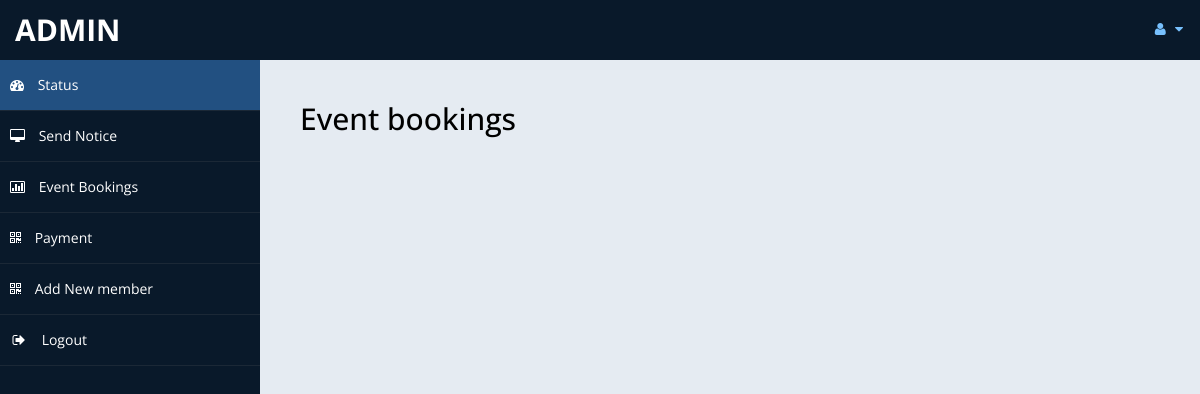
Page /admin/showEvents.php (signed in) on the earlier database version.
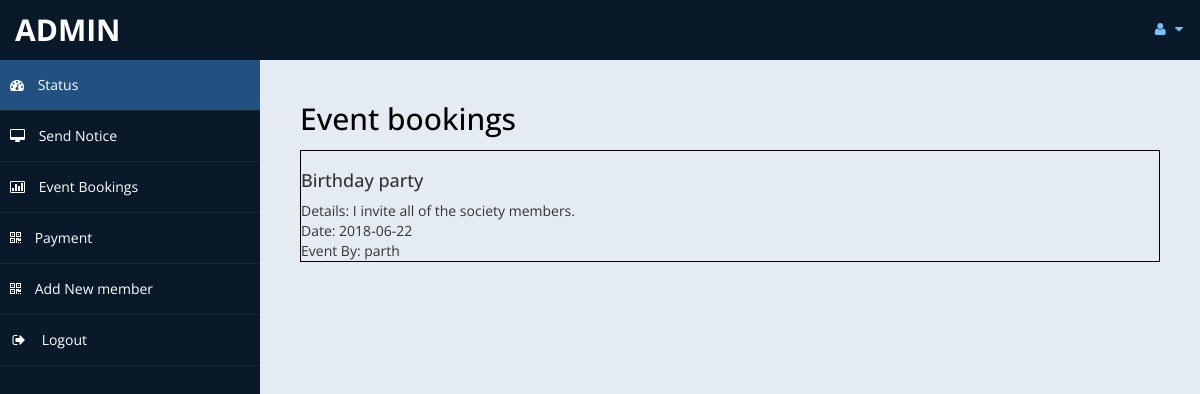
Same page on the later database version.
### tables this page shows
CREATE TABLE `events` (
  `id` int(11) NOT NULL,
  `title` varchar(500) NOT NULL,
  `details` varchar(3000) NOT NULL,
  `by` varchar(60) NOT NULL,
  `date` date NOT NULL
);

### admin/showEvents.php (the view, shortened to what this page needs)
<?php
    include('includes/header.php');
?>
<?php
    include('db.php');
    $q = "SELECT * FROM `events`";
    $result = mysqli_query($con, $q);
    echo '<h2>Event bookings</h2><br>';
    while($row = mysqli_fetch_array($result)){
        echo '<div class="events">';
        echo "<h4>".$row['title']."</h4>";
        echo "Details: ".$row['details'];
        echo "<br> Date: ".$row['date'];
        echo "<br> Event By: ".$row['by'];
        echo '</div>';
    }
?>
<?php
    include('includes/footer.php');
?>

Differences in the rows shown:
added events: title "Birthday party", details "I invite all of the society members.", date "2018-06-22", by "parth"
